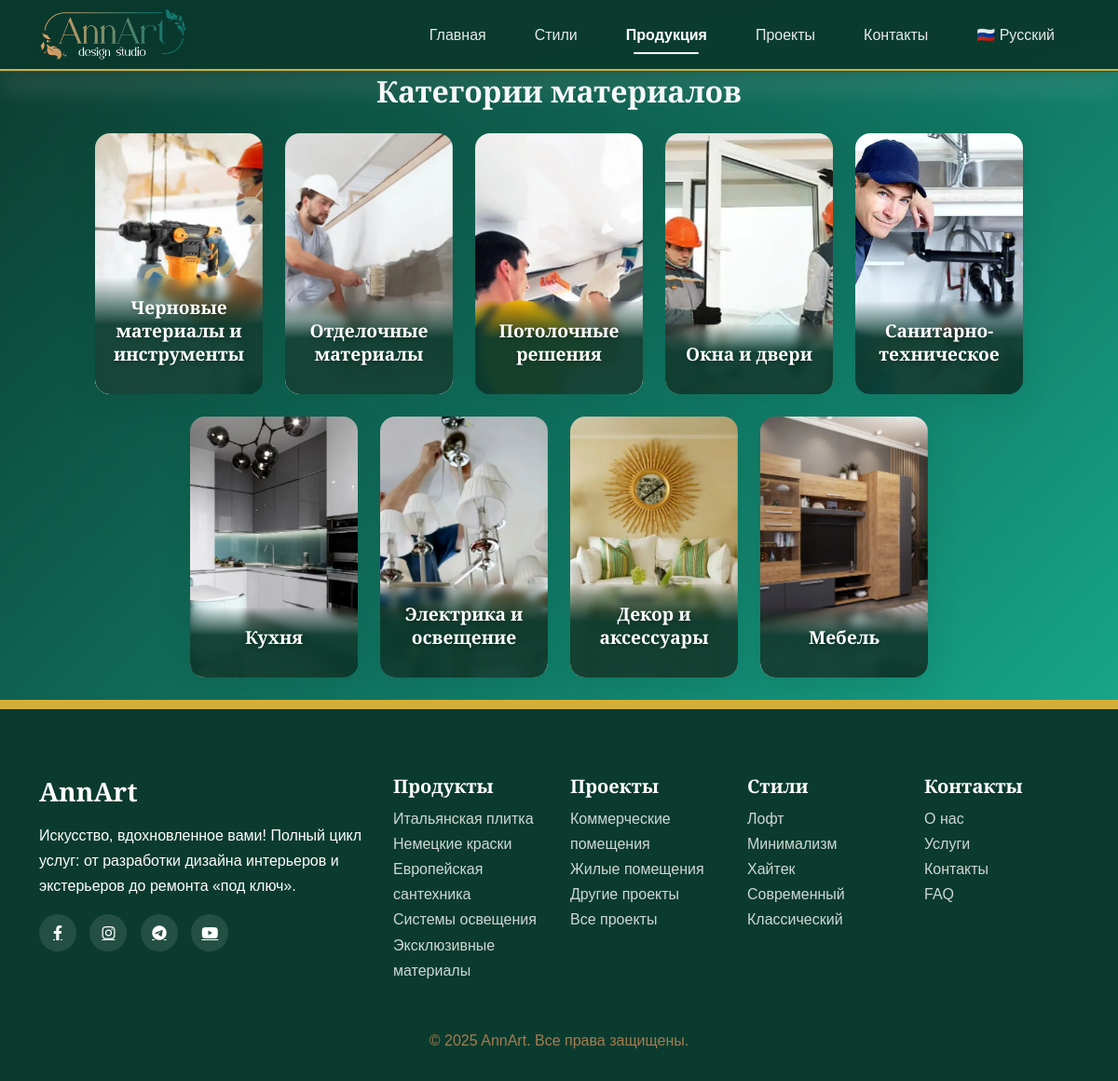
Before: /products/ with the older database file.
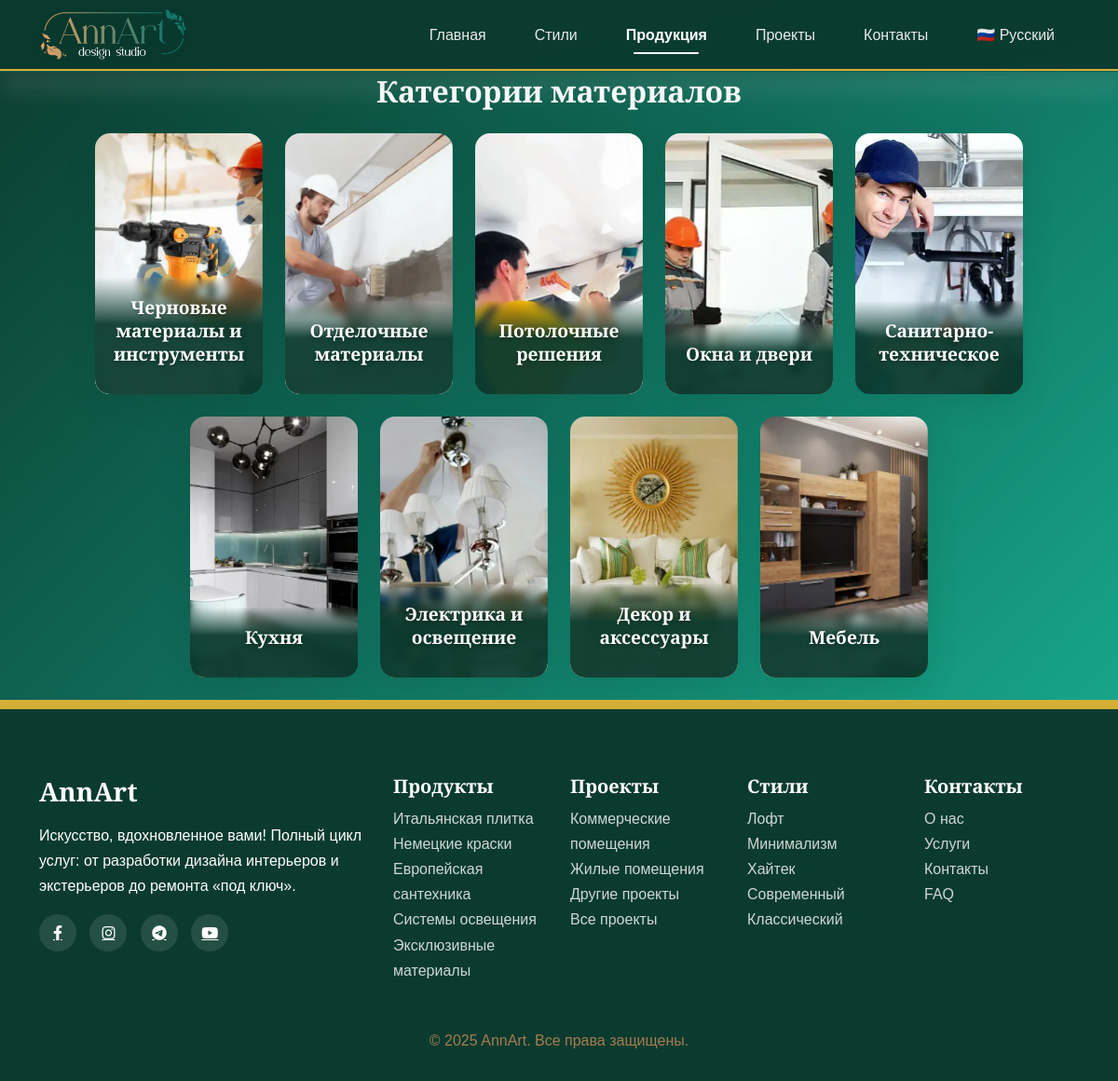
After: the same page with the newer database file.
### main/models.py (models this page shows, shortened)
class MaterialCategory(models.Model):
    name = models.CharField(
        _('Название категории'),
        max_length=100,
        unique=True
    )
    description = models.TextField(
        _('Описание'),
        null=True,
        blank=True
    )
    order = models.PositiveIntegerField(
        _('Порядок отображения'),
        default=0,
        null=True,
        blank=True
    )
    image = models.ImageField(
        _('Фото категории'),
        upload_to='category_images/',
        blank=True,
        default='default_foto.png',
        validators=[FileExtensionValidator(allowed_extensions=['jpg', 'jpeg', 'png', 'webp', 'heic'])]
    )
    class Meta:
        verbose_name = _('Категория материала')
        verbose_name_plural = _('Категории материалов')

### main/views.py (the view)
# urls.py: path('products/', views.material_category_list, name='products'),
def material_category_list(request):
    categories = MaterialCategory.objects.all().order_by('order')
    return render(request, 'material_categories.html', {'material_categories': categories})

### templates/material_categories.html (shortened to what this page needs)
{% extends 'base.html' %}
{% load i18n static %}
{% block extra_css %}
	<link rel="stylesheet" href="{% static 'css/products.css' %}">
{% endblock extra_css %}
{% block content %}
<section id="material-categories" class="py3">
	<div class="">
		<h2 class="text-center section-title slide-up mb-4 text-light">
			{% trans "Категории материалов" %}
		</h2>
		<div class="row justify-content-center">
			{% for category in material_categories|slice:":5" %}
				<div class="col-6 col-md-4 col-lg-2 mb-4 d-flex justify-content-center">
					<a href="{% url 'material_items_by_category' category.pk %}" class="text-decoration-none w-100">
						<div class="material-card">
							<div class="material-image">
								{% if category.image %}
									<img src="{{ category.image.url }}" alt="{{ category.name }}">
								{% else %}
									<img src="{% static 'images/default_foto.jpg' %}" alt="{% trans 'Нет изображения' %}">
								{% endif %}
							</div>
							<div class="material-text-content">
								<h5>{{ category.name }}</h5>
							</div>
						</div>
					</a>
				</div>
			{% endfor %}
		</div>
		<div class="row justify-content-center">
			{% for category in material_categories|slice:"5:9" %}
				<div class="col-6 col-md-4 col-lg-2 mb-4 d-flex justify-content-center">
					<a href="{% url 'material_items_by_category' category.pk %}" class="text-decoration-none w-100">
						<div class="material-card">
							<div class="material-image">
								{% if category.image %}
									<img src="{{ category.image.url }}" alt="{{ category.name }}">
								{% else %}
									<img src="{% static 'images/default_foto.jpg' %}" alt="{% trans 'Нет изображения' %}">
								{% endif %}
							</div>
							<div class="material-text-content">
								<h5>{{ category.name }}</h5>
							</div>
						</div>
					</a>
				</div>
			{% endfor %}
		</div>
	</div>
</section>
{% endblock content %}

### templates/base.html (shortened to what this page needs)
{% load i18n static %}
<!DOCTYPE html>
<html lang="ru">
<head>
	<link
			href="https://cdn.jsdelivr.net/npm/bootstrap@5.3.0/dist/css/bootstrap.min.css"
			rel="stylesheet"
	/>
	<link
			rel="stylesheet"
			href="https://cdnjs.cloudflare.com/ajax/libs/font-awesome/6.4.0/css/all.min.css"
	/>
	<link rel="stylesheet" href="{% static 'css/style.css' %}">
	<link rel="stylesheet" href="{% static 'css/service.css' %}">
	{% block extra_css %}
	{% endblock %}
</head>
<body>
<nav class="navbar navbar-expand-lg navbar-light sticky-top">
	<div class="container">
		<a class="navbar-brand display-font" href="{% url 'home' %}">
			<img src="{% static 'images/AnnartLogo.png' %}" alt="ANNART Logo" height="60px" class="logo-img">
		</a>
		<div class="collapse navbar-collapse" id="navbarNav">
			<ul class="navbar-nav ms-auto">
				<li class="nav-item mx-2">
					<a href="{% url 'home' %}"
					   class="nav-link {% if request.resolver_match.url_name == 'home' %}active{% endif %}">
						<span class="nav-link-inner">{% trans "Главная" %}</span>
					</a>
				</li>
				<li class="nav-item mx-2">
					<a href="{% url 'styles' %}"
					   class="nav-link {% if request.resolver_match.url_name == 'styles' %}active{% endif %}">
						<span class="nav-link-inner">{% trans "Стили" %}</span>
					</a>
				</li>
				<li class="nav-item mx-2">
					<a href="{% url 'products' %}"
					   class="nav-link {% if request.resolver_match.url_name == 'products' %}active{% endif %}">
						<span class="nav-link-inner">{% trans "Продукция" %}</span>
					</a>
				</li>
				<li class="nav-item mx-2">
					<a href="{% url 'projects' %}"
					   class="nav-link {% if request.resolver_match.url_name == 'projects' %}active{% endif %}">
						<span class="nav-link-inner">{% trans "Проекты" %}</span>
					</a>
				</li>
				<li class="nav-item mx-2">
					<a href="{% url 'contacts' %}"
					   class="nav-link {% if request.resolver_match.url_name == 'contacts' %}active{% endif %}">
						<span class="nav-link-inner">{% trans "Контакты" %}</span>
					</a>
				</li>
				<li class="nav-item dropdown mx-2 no-hover">
					<a class="nav-link dropdown-toggle no-hover" href="#" id="languageDropdown" role="button"
					   data-bs-toggle="dropdown" aria-expanded="false">
						{% get_current_language as LANGUAGE_CODE %}
						{% if LANGUAGE_CODE == 'ru' %}
							🇷🇺 Русский
						{% elif LANGUAGE_CODE == 'en' %}
							🇬🇧 English
						{% endif %}
					</a>
				</li>
			</ul>
		</div>
	</div>
</nav>
{% block content %}
{% endblock content %}
<footer>
	<div class="container">
		<div class="row">
			<div class="col-lg-4 mb-4">
				<h3 class="display-font mb-3">AnnArt</h3>
				<p>
				</p>
				<div class="social-icons mt-3">
					<a href="#"><i class="fab fa-facebook-f"></i></a>
					<a href="https://www.instagram.com/annart.uz/" target="_blank"><i class="fab fa-instagram"></i></a>
					<a href="https://t.me/AnnArt_Luxury" target="_blank"><i class="fab fa-telegram"></i></a>
					<a href="https://www.youtube.com/@AnnArtuz" target="_blank"><i class="fab fa-youtube"></i></a>
				</div>
			</div>
			<div class="col-lg-2 col-md-4 mb-4">
				<h5>{% trans "Продукты" %}</h5>
				<div class="footer-links">
					<a href="#">{% trans "Итальянская плитка" %}</a>
					<a href="#">{% trans "Немецкие краски" %}</a>
					<a href="#">{% trans "Европейская сантехника" %}</a>
					<a href="#">{% trans "Системы освещения" %}</a>
					<a href="#">{% trans "Эксклюзивные материалы" %}</a>
				</div>
			</div>
			<div class="col-lg-2 col-md-4 mb-4">
				<h5>{% trans "Проекты" %}</h5>
				<div class="footer-links">
					<a href="#">{% trans "Коммерческие помещения" %}</a>
					<a href="#">{% trans "Жилые помещения" %}</a>
					<a href="#">{% trans "Другие проекты" %}</a>
					<a href="#">{% trans "Все проекты" %}</a>
				</div>
			</div>
			<div class="col-lg-2 col-md-4 mb-4">
				<h5>{% trans "Стили" %}</h5>
				<div class="footer-links">
					<a href="{% url 'style_detail' 16 %}">{% trans "Лофт" %}</a>
					<a href="{% url 'style_detail' 20 %}">{% trans "Минимализм" %}</a>
					<a href="{% url 'style_detail' 14 %}">{% trans "Хайтек" %}</a>
					<a href="{% url 'style_detail' 19 %}">{% trans "Современный" %}</a>
					<a href="{% url 'style_detail' 5 %}">{% trans "Классический" %}</a>
				</div>
			</div>
			<div class="col-lg-2 mb-4">
				<h5>{% trans "Контакты" %}</h5>
				<div class="footer-links">
					<a href="#">{% trans "О нас" %}</a>
					<a href="#">{% trans "Услуги" %}</a>
					<a href="{% url 'contacts' %}">{% trans "Контакты" %}</a>
					<a href="#">{% trans "FAQ" %}</a>
				</div>
			</div>
		</div>
		<div class="row pt-4">
			<div class="col-12 text-center">
				<p class="mb-0" style="color: #a67c52">
					© 2025 AnnArt. {% trans "Все права защищены." %}
				</p>
			</div>
		</div>
	</div>
</footer>
</body>
</html>

### static/css/style.css (style rules this page uses)
:root { --emerald-dark: #0b3b2e; --emerald-medium: #117864; --emerald-light: #1abc9c; --emerald-gradient: linear-gradient(135deg, var(--emerald-dark), var(--emerald-medium), var(--emerald-light)); --gold-accent: #d4af37; --dark: #1a1a1a; --light: #f8f9fa; --text-light: #ffffff; --text-dark: #1a1a1a; --shadow: 0 4px 20px rgba(0, 0, 0, 0.15); --transition: all 0.4s cubic-bezier(0.25, 0.8, 0.25, 1); }
body { font-family: 'Montserrat', sans-serif; color: var(--text-dark); line-height: 1.7; background: var(--emerald-gradient); overflow-x: hidden; }
body::before { content: ''; position: fixed; top: 0; left: 0; width: 100%; height: 100px; background: linear-gradient(to top, rgba(255, 255, 255, 0.1), transparent); pointer-events: none; z-index: 1; filter: blur(10px); }
h1, h2, h3, h4, h5, h6, .display-font { font-family: 'Playfair Display', serif; font-weight: 700; line-height: 1.3; }
.navbar { background: rgba(11, 59, 46, 0.95); backdrop-filter: blur(12px); -webkit-backdrop-filter: blur(12px); box-shadow: 0 4px 20px rgba(0, 0, 0, 0.15); padding: 12px 0; transition: all 0.3s ease; border-bottom: 1px solid rgba(26, 188, 156, 0.3); }
.navbar.sticky-top { padding: 8px 0; background: rgba(11, 59, 46, 0.98); }
.navbar-brand { padding: 0; margin-right: 1rem; }
.logo-img { transition: all 0.3s ease; filter: brightness(1.1) drop-shadow(0 2px 4px rgba(0, 0, 0, 0.1)); }
.navbar-nav { align-items: center; }
.nav-link { color: rgba(255, 255, 255, 0.9) !important; font-weight: 500; font-size: 16px; padding: 10px 15px !important; margin: 0 3px; position: relative; transition: all 0.3s ease; border-radius: 0; }
.nav-link::before { display: none; }
.nav-link-inner { position: relative; z-index: 1; }
.nav-link::after { content: ''; position: absolute; left: 20%; bottom: 4px; width: 60%; height: 2px; background-color: white; transform: scaleX(0); transform-origin: center; transition: transform 0.3s ease; border-radius: 1px; }
.nav-link:hover::after, .nav-link.active::after { transform: scaleX(1); }
.nav-link:hover, .nav-link.active { color: white !important; text-shadow: 0 0 5px rgba(255, 255, 255, 0.3); }
.nav-link.active { color: white !important; font-weight: 600; text-shadow: none; }
footer { background: var(--emerald-dark); color: var(--text-light); padding: 80px 0 30px; position: relative; }
footer:before { content: ''; position: absolute; top: 0; left: 0; width: 100%; height: 10px; background: var(--gold-accent); }
.navbar::after { content: ''; position: absolute; bottom: 0; left: 0; width: 100%; height: 2px; background: var(--gold-accent); z-index: 5; }
.footer-links a { display: block; color: rgba(255, 255, 255, 0.8); text-decoration: none; transition: var(--transition); }
.social-icons a { display: inline-flex; align-items: center; justify-content: center; width: 40px; height: 40px; background: rgba(255, 255, 255, 0.1); color: white; border-radius: 50%; margin-right: 10px; transition: var(--transition); }

### static/css/products.css (style rules this page uses)
.material-card { position: relative; border-radius: 16px; overflow: hidden; box-shadow: 0 8px 32px rgba(11, 59, 46, 0.15); transition: all 0.4s cubic-bezier(0.25, 0.8, 0.25, 1); height: 280px; cursor: pointer; background: var(--emerald-medium); margin: 0 auto; max-width: 100%; width: 100%; display: flex; flex-direction: column; }
.material-image { position: relative; width: 100%; height: 100%; overflow: hidden; flex-grow: 1; }
.material-image img { width: 100%; height: 100%; object-fit: cover; transition: transform 0.6s ease, filter 0.4s ease; will-change: transform; }
.material-text-content { position: absolute; bottom: 0; left: 0; right: 0; padding: 20px 15px; text-align: center; background: linear-gradient(to top, rgba(11, 59, 46, 0.95) 60%, transparent); color: white; z-index: 2; transition: all 0.5s ease; transform: translateY(0); backdrop-filter: blur(4px); height: auto; max-height: 100%; overflow: hidden; display: flex; flex-direction: column; justify-content: flex-end; }
.material-text-content h5 { font-size: 1.2rem; margin-bottom: 10px; color: white; font-weight: 600; text-shadow: 0 2px 4px rgba(0, 0, 0, 0.3); transition: all 0.3s ease; }
.material-card::after { content: ''; position: absolute; top: 0; left: 0; right: 0; bottom: 0; border: 2px solid transparent; border-radius: 14px; z-index: 1; pointer-events: none; transition: border-color 0.4s ease; }
.slide-up { animation: slideUp 0.6s ease-out forwards; }

Changed rows visible on the page:
changed MaterialCategory "Черновые материалы и инструменты": image: a different picture
changed MaterialCategory "Отделочные материалы": image: a different picture
changed MaterialCategory "Потолочные решения": image: a different picture
changed MaterialCategory "Окна и двери": image: a different picture
changed MaterialCategory "Санитарно-техническое": image: a different picture
changed MaterialCategory "Кухня": image: a different picture
changed MaterialCategory "Электрика и освещение": image: a different picture
changed MaterialCategory "Декор и аксессуары": image: a different picture
changed MaterialCategory "Мебель": image: a different picture
